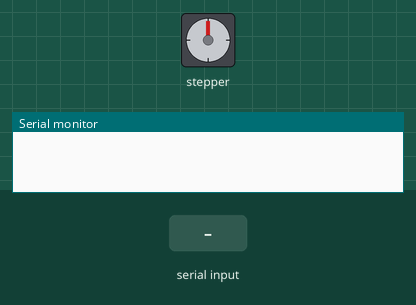
This sketch was run on a simulated Arduino Uno, built with avr-gcc and run on an emulated ATmega328P. On the bench: stepper motor, the last lines printed to the serial monitor. The inputs (shaded band) are chosen by the test bench. Stepper angles assume 2038 steps per turn.

Above: at 1.2 s.
1.3 s: byte 0 (0) received over Serial
At 1.45 s:
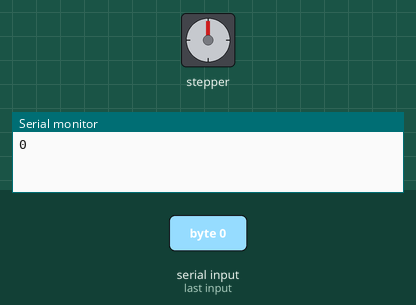
At 2.09 s:
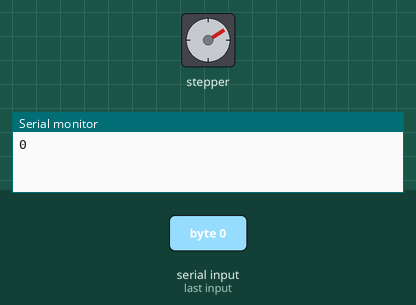
6.8 s: byte 0 (0) received over Serial
At 7.27 s:
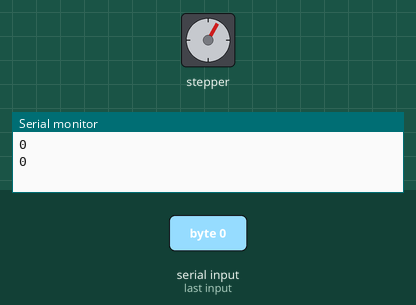
Timing chart, 0 to 12.3 s (numbered marks = the images above; inputs shaded):
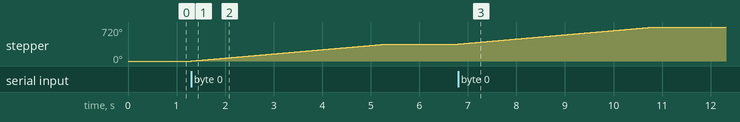

Measured:
- after the input at 1.3 s, stepper: turns 360° clockwise in 4.0 s, starting at once
- after the input at 6.8 s, stepper: turns 360° clockwise in 4.0 s, starting at once

The sketch:

camera_ROI_Arduino_rdn.ino
```cpp
//Includes the Arduino Stepper Library
#include <Stepper.h>

// Defines the number of steps per rotation
const int stepsPerRevolution = 2038;

// Creates an instance of stepper class
// Pins entered in sequence IN1-IN3-IN2-IN4 for proper step sequence
Stepper myStepper = Stepper(stepsPerRevolution, 8, 10, 9, 11);

// define pin number
int bonsaiPin = 0;

void setup() {
  Serial.begin(9600);
}

void loop() {
  if (Serial.available() > 0) {
    //if (digitalRead(bonsaiPin) == LOW)
    // read the incoming byte:
    bool rotate = Serial.read();
    Serial.println(rotate, BIN);
    if (rotate == 0) {
      // Rotate CW at 15 RPM
      myStepper.setSpeed(15);
      myStepper.step(stepsPerRevolution);
    }
  }
}
```
